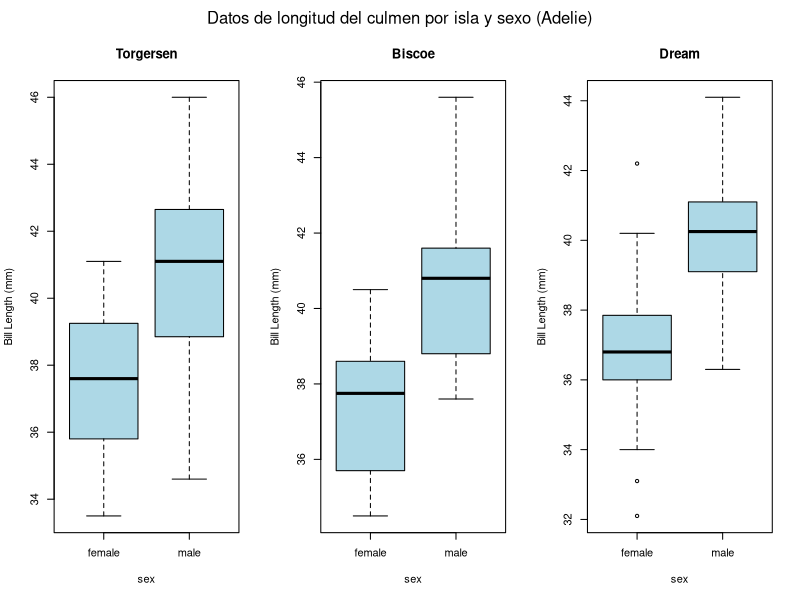
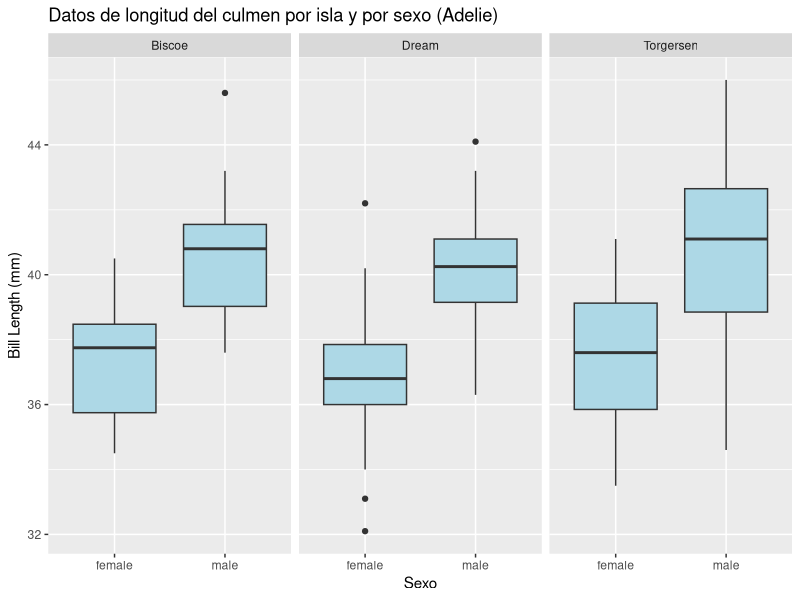

Reproduce these figures in R, in order.
## ---- chunk 1
#| eval: true
#| echo: false
#| out.width: "100%"
#| fig.height: 8
#| fig.width: 10

library(tidyverse)
library(here)
penguins <- read_csv(here("data/palmer_penguins.csv")) %>% 
  na.omit()

penguins_adelie <- penguins[penguins$species == "Adelie", ]

# definir area de grafico
par(mfrow = c(1, 3), oma = c(0, 0, 2, 0))

# Lista de islas
islas <- unique(penguins_adelie$island)

# forloop para islas 
for (isla in islas) {
  boxplot(bill_length_mm ~ sex, 
          data = filter(penguins_adelie, island == isla),
          main = isla,
          ylab = "Bill Length (mm)",
          col = "lightblue")
}

# Agregar titulo 
mtext("Datos de longitud del culmen por isla y sexo (Adelie)", outer = TRUE)
## ---- chunk 2
#| eval: true
#| echo: false
#| out.width: "100%"
#| fig.height: 8
#| fig.width: 10

library(tidyverse)
library(here)
penguins <- read_csv(here("data/palmer_penguins.csv")) %>% 
  na.omit()

penguins %>% 
  filter(species == "Adelie") %>% 
  ggplot(aes(x = sex, y = bill_length_mm))+
  geom_boxplot(fill = "lightblue")+
  facet_wrap(~island)+
  labs(title = "Datos de longitud del culmen por isla y por sexo (Adelie)",
       y = "Bill Length (mm)",
       x = "Sexo")
